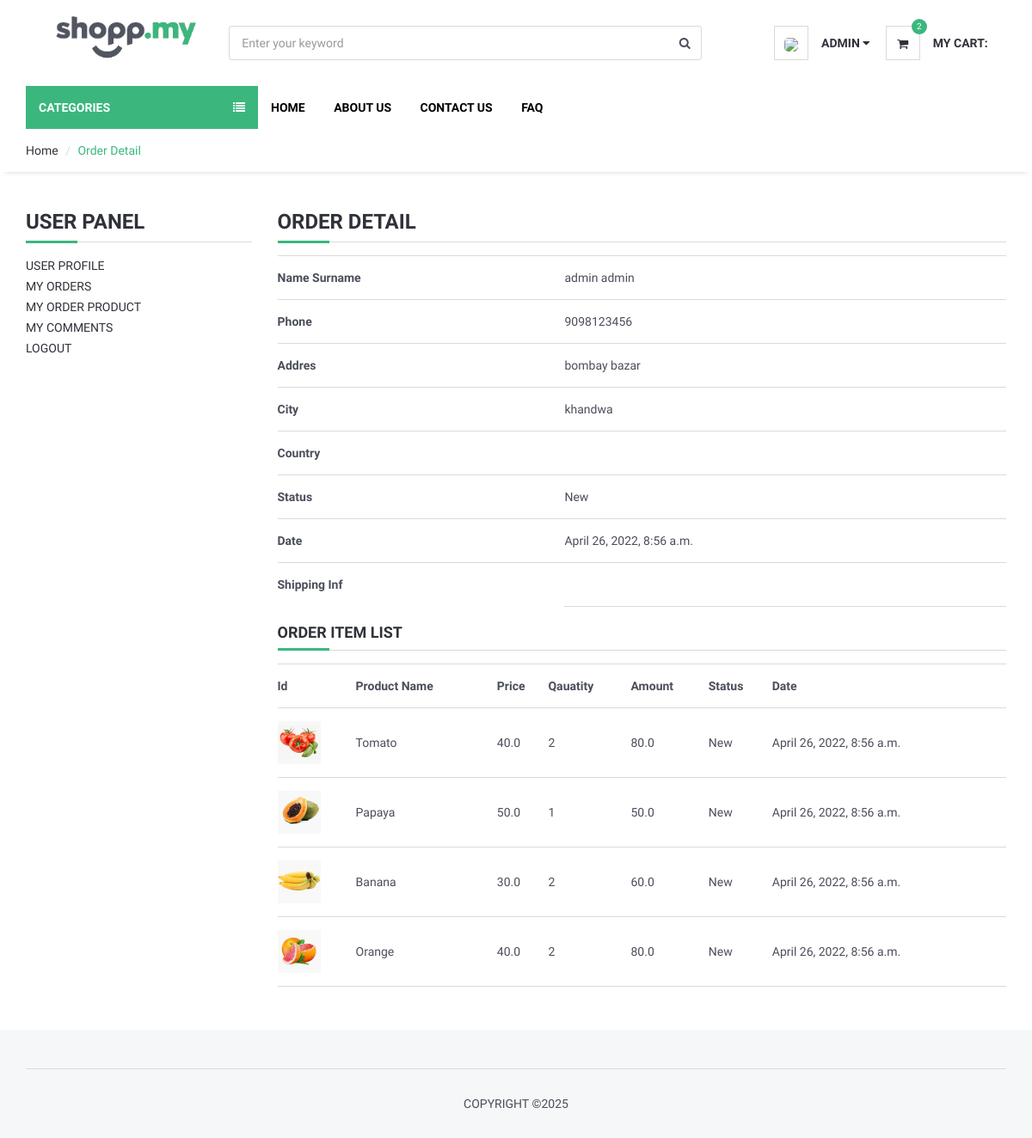
The app's page /user/orderdetail/10 (signed in) with its own data.
### order/models.py (models this page shows, shortened)
class Order(models.Model):
    STATUS = (
        ('New', 'New'),
        ('Accepted', 'Accepted'),
        ('Preaparing', 'Preaparing'),
        ('OnShipping', 'OnShipping'),
        ('Completed', 'Completed'),
        ('Canceled', 'Canceled'),
    )
    user = models.ForeignKey(User, on_delete=models.SET_NULL, null=True)
    code = models.CharField(max_length=5, editable=False )
    first_name = models.CharField(max_length=10)
    last_name = models.CharField(max_length=10)
    phone = models.CharField(blank=True, max_length=20)
    address = models.CharField(blank=True, max_length=150)
    city = models.CharField(blank=True, max_length=20)
    country = models.CharField(blank=True, max_length=20)
    total = models.FloatField()
    status=models.CharField(max_length=10,choices=STATUS,default='New')
    ip = models.CharField(blank=True, max_length=20)
    adminnote = models.CharField(blank=True, max_length=100)
    create_at=models.DateTimeField(auto_now_add=True)
    update_at=models.DateTimeField(auto_now=True)

class OrderProduct(models.Model):
    STATUS = (
        ('New', 'New'),
        ('Accepted', 'Accepted'),
        ('Canceled', 'Canceled'),
    )
    order = models.ForeignKey(Order, on_delete=models.CASCADE)
    user = models.ForeignKey(User, on_delete=models.CASCADE)
    product = models.ForeignKey(Product, on_delete=models.CASCADE)
    variant = models.ForeignKey(Variants, on_delete=models.SET_NULL,blank=True, null=True) # relation with varinat
    quantity = models.IntegerField()
    price = models.FloatField()
    amount = models.FloatField()
    status = models.CharField(max_length=10, choices=STATUS, default='New')
    create_at = models.DateTimeField(auto_now_add=True)
    update_at = models.DateTimeField(auto_now=True)

### product/models.py (models this page shows, shortened)
class Product(models.Model):
    STATUS = (
        ('True', 'True'),
        ('False', 'False'),
    )
    VARIANTS = (
        ('None', 'None'),
        ('Size', 'Size'),
        ('Color', 'Color'),
        ('Size-Color', 'Size-Color'),
    )
    category = models.ForeignKey(Category, on_delete=models.CASCADE) #many to one relation with Category
    title = models.CharField(max_length=150)
    keywords = models.CharField(max_length=255)
    description = models.TextField(max_length=255)
    image=models.ImageField(upload_to='images/',null=False)
    price = models.DecimalField(max_digits=12, decimal_places=2,default=0)
    amount=models.IntegerField(default=0)
    minamount=models.IntegerField(default=3)
    variant=models.CharField(max_length=10,choices=VARIANTS, default='None')
    detail=RichTextUploadingField()
    slug = models.SlugField(null=False, unique=True)
    status=models.CharField(max_length=10,choices=STATUS)
    create_at=models.DateTimeField(auto_now_add=True)
    update_at=models.DateTimeField(auto_now=True)

### user/views.py (the view)
# urls.py: path('orderdetail/<int:id>', views.user_orderdetail, name='user_orderdetail'),
@login_required(login_url="/en/login")  # Check login
def user_orderdetail(request, id):
    current_user = request.user
    order = Order.objects.get(user_id=current_user.id, id=id)
    orderitems = OrderProduct.objects.filter(order_id=id)
    context = {
        "order": order,
        "orderitems": orderitems,
    }
    return render(request, "user_order_detail.html", context)

### home/templatetags/myapptags.py (called while the page is built)
@register.simple_tag
def shopcartcount(userid):
    count = ShopCart.objects.filter(user_id=userid).count()
    return count

### user/templates/user_order_detail.html (shortened to what this page needs)
{% extends 'homebase.html' %}
{% block sidebar %}
    {% include 'sidebar.html' %}
{% endblock %}
{% block body %}
    <div id="breadcrumb">
        <div class="container">
            <ul class="breadcrumb">
                <li>
                    <a href="{% url 'home' %}">Home</a>
                </li>
                <li class="active">Order Detail</li>
            </ul>
        </div>
    </div>
    <div class="section">
        <div class="container">
            <div class="row">
                <div class="col-md-3">{% include "user_panel.html" %}</div>
                <div class="col-md-9">
                    <div class="order-summary clearfix">
                        <div class="section-title">
                            <h3 class="title">Order Detail</h3>
                        </div>
                        <table class="shopping-cart-table table">
                            <tr>
                                <th class="text-left">Name Surname</th>
                                <td class="text-left">{{ order.first_name }} {{ order.last_name }}</td>
                            </tr>
                            <tr>
                                <th class="text-left">Phone</th>
                                <td class="text-left">{{ order.phone }}</td>
                            </tr>
                            <tr>
                                <th class="text-left">Addres</th>
                                <td class="text-left">{{ order.address }}</td>
                            </tr>
                            <tr>
                                <th class="text-left">City</th>
                                <td class="text-left">{{ order.city }}</td>
                            </tr>
                            <tr>
                                <th class="text-left">Country</th>
                                <td class="text-left">{{ order.country }}</td>
                            </tr>
                            <tr>
                                <th class="text-left">Status</th>
                                <td class="text-left">{{ order.status }}</td>
                            </tr>
                            <tr>
                                <th class="text-left">Date</th>
                                <td class="text-left">{{ order.create_at }}</td>
                            </tr>
                            <th class="text-left">Shipping Inf</th>
                            <td class="text-left">{{ order.adminnote }}</td>
                    </table>
                    <div class="section-title">
                        <h4 class="title">Order Item List</h4>
                    </div>
                    <table class="shopping-cart-table table">
                        <tr>
                            <th class="text-left">Id</th>
                            <th class="text-left">Product Name</th>
                            <th class="text-left">Price</th>
                            <th class="text-left">Qauatity</th>
                            <th class="text-left">Amount</th>
                            <th class="text-left">
                                Status
                            </th>
                            <th class="text-left">
                                Date
                            </th>
                        </tr>
                        {% for rs in orderitems %}
                            <tr>
                                <td class="text-left">
                                    <a href="/en/product/{{ rs.product_id }}/{{ rs.product.slug }}">
                                        {% if rs.variant.image_id > 0 %}
                                            <img src="{{ rs.variant.image }}" alt="" style="height: 50px">
                                        {% else %}
                                            <img src="{{ rs.product.image.url }}" alt="" style="height: 50px">
                                        {% endif %}
                                    </a>
                                </td>
                                <td class="text-left">
                                    {{ rs.product.title }} {{ rs.variant.size }}   {{ rs.variant.color }}
                                </td>
                                <td class="text-left">
                                    {{ rs.price }}
                                </td>
                                <td class="text-left">
                                    {{ rs.quantity }}
                                </td>
                                <td class="text-left">
                                    {{ rs.amount }}
                                </td>
                                <td class="text-left">
                                    {{ rs.status }}
                                </td>
                                <td class="text-left">
                                    {{ rs.create_at }}
                                </td>
                            </tr>
                        {% endfor %}
                    </table>
                </div>
            </div>
        </div>
    </div>
</div>
{% endblock %}

### home/templates/header.html (shortened to what this page needs)
{% load static %}
{% load i18n %}
{% load currency %}
<header>
    <div id="header">
        <div class="container">
            <div class="col-md-9">
                <div class="header-logo col-md-3">
                    <a class="logo" href="{% url 'home' %}">
                        <img src="{% static '' %}img/logo.png" alt="">
                    </a>
                </div>
                <div class="header-search col-md-8">
                    <form action="/search/" method="post">
                        <input id="query"
                               name="query"
                               class="input search-input form-control"
                               type="text"
                               placeholder="Enter your keyword">
                        <button class="search-btn">
                            <i class="fa fa-search"></i>
                        </button>
                    </form>
                </div>
            </div>
            <div class="col-md-3">
                <ul class="header-btns">
                    <li class="header-account dropdown default-dropdown">
                        {% if user.id is not None %}
                            <div class="dropdown-toggle"
                                 role="button"
                                 data-toggle="dropdown"
                                 aria-expanded="true">
                                <div class="header-btns-icon">
                                    <img src="{{ request.session.userimage }}"
                                         style="height: 30px; border-radius: 30%">
                                </div>
                                <strong class="text-uppercase" style="margin-top: 10px;display: inline-block;">{{ user.first_name }} <i class="fa fa-caret-down"></i></strong>
                            </div>
                        {% else %}
                            <a href="{% url 'login' %}" class="text-uppercase">Login</a> / <a href="{% url 'signup' %}" class="text-uppercase">Sign Up</a>
                        {% endif %}
                    </li>
                    <li class="header-cart dropdown default-dropdown">
                        <a href="{% url 'shopcart' %}">
                            <div class="header-btns-icon">
                                <i class="fa fa-shopping-cart"></i>
                                {% load myapptags %}
                                {% shopcartcount user.id as count %}
                                <span class="qty">{{ count }}</span>
                            </div>
                            <strong class="text-uppercase" style="margin-top: 10px;display: inline-block;">{% trans "My Cart:" %}</strong>
                            <br>
                        </a>
                    </li>
                </ul>
            </div>
        </div>
    </div>
</header>

### home/static/css/style.css (style rules this page uses)
body { font-family: 'Hind', sans-serif; color: #4A4E5A; overflow-x: hidden; }
h1, h2, h3, h4, h5, h6 { color: #30323A; margin: 0 0 10px; font-weight: 700; }
a { color: #30323A; -webkit-transition: 0.3s color; transition: 0.3s color; }
strong { color: #30323A; }
ul, ol { margin: 0; padding: 0; list-style: none }
.input { width: 100%; height: 40px; padding: 0px 15px; border: none; background-color: transparent; -webkit-box-shadow: 0px 0px 0px 1px #DADADA inset, 0px 0px 0px 5px transparent; box-shadow: 0px 0px 0px 1px #DADADA inset, 0px 0px 0px 5px transparent; -webkit-transition: 0.3s all; transition: 0.3s all; }
.section { padding-top: 30px; padding-bottom: 30px; }
.section-title { position: relative; margin-bottom: 15px; margin-top: 15px; border-bottom: 1px solid #DADADA; }
.section-title .title { display: inline-block; text-transform: uppercase; }
.section-title:after { content: ""; position: absolute; left: 0; bottom: -1.5px; height: 3px; width: 60px; background-color: #3bb77e; }
#breadcrumb { -webkit-box-shadow: 0px 6px 6px -6px rgba(0, 0, 0, 0.175); box-shadow: 0px 6px 6px -6px rgba(0, 0, 0, 0.175); }
.breadcrumb { background-color: transparent; border: none; border-radius: 0px; padding: 15px 0px; margin: 0; }
.breadcrumb>.active { color: #3bb77e; }
.breadcrumb>li+li:before { color: #DADADA; }
#header { padding-top: 15px; padding-bottom: 15px; }
.header-logo { display: inline-block; margin-right: 15px; }
.header-logo .logo>img { width: 100%; max-height: 70px; }
.header-search { display: inline-block; padding: 15px 0px; }
.header-search>form { position: relative; }
.header-search>form .search-input { padding-right: 45px; }
.header-search>form .search-btn { position: absolute; top: 0px; right: 0px; width: 40px; height: 40px; background-color: transparent; border: none; }
.header-btns>li { display: inline-block; vertical-align: top; padding: 15px 0px; }
.header-btns>li+li { margin-left: 15px; }
.header-btns>li .header-btns-icon { position: relative; float: left; margin-right: 15px; width: 40px; height: 40px; line-height: 40px; text-align: center; color: #30323A; background-color: #FFF; border: 1px solid #DADADA; }
.header-btns .dropdown-toggle { display: block; cursor: pointer; }
.header-cart .header-btns-icon .qty { position: absolute; right: -9px; top: -9px; width: 18px; height: 18px; line-height: 18px; text-align: center; font-size: 10px; background: #3bb77e; color: #FFF; border-radius: 50%; }
.shopping-cart-table>tbody>tr>td, .shopping-cart-table>tbody>tr>th, .shopping-cart-table>tfoot>tr>td, .shopping-cart-table>tfoot>tr>th, .shopping-cart-table>thead>tr>td, .shopping-cart-table>thead>tr>th { padding: 15px 0px; vertical-align: middle; border-top: 1px solid #DADADA; }
.shopping-cart-table>tbody>tr:last-child>td { border-bottom: 1px solid #DADADA; }

### records on screen
Order: first_name "admin", last_name "admin", phone "9098123456", address "bombay bazar", city "khandwa", status "New", create_at "April 26, 2022, 8:56 a.m."
OrderProduct: product.image (picture), product "Tomato", price "40.0", quantity "2", amount "80.0", status "New", create_at "April 26, 2022, 8:56 a.m."
OrderProduct: product.image (picture), product "Papaya", price "50.0", quantity "1", amount "50.0", status "New", create_at "April 26, 2022, 8:56 a.m."
OrderProduct: product.image (picture), product "Banana", price "30.0", quantity "2", amount "60.0", status "New", create_at "April 26, 2022, 8:56 a.m."
OrderProduct: product.image (picture), product "Orange", price "40.0", quantity "2", amount "80.0", status "New", create_at "April 26, 2022, 8:56 a.m."

### other values on screen
{{ user.first_name }} "ADMIN"
{{ count }} "2"
